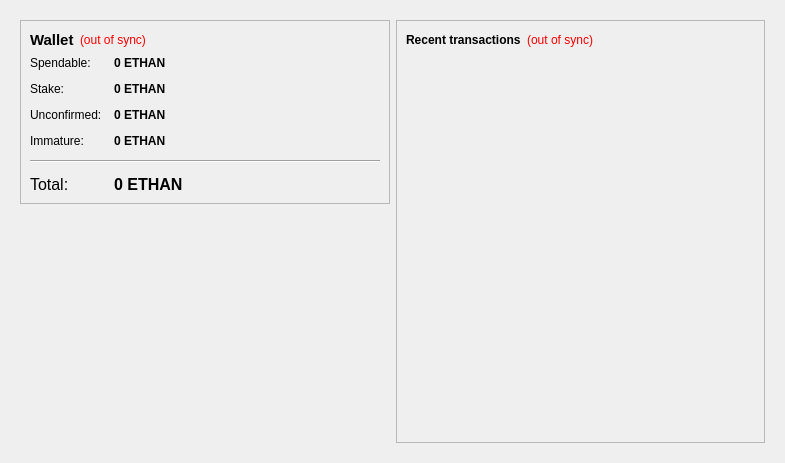
<?xml version="1.0" encoding="UTF-8"?>
<ui version="4.0">
 <class>OverviewPage</class>
 <widget class="QWidget" name="OverviewPage">
  <property name="geometry">
   <rect>
    <x>0</x>
    <y>0</y>
    <width>785</width>
    <height>463</height>
   </rect>
  </property>
  <property name="windowTitle">
   <string>Form</string>
  </property>
  <layout class="QHBoxLayout" name="horizontalLayout" stretch="0">
   <item>
    <widget class="QFrame" name="frameMain">
     <property name="frameShape">
      <enum>QFrame::NoFrame</enum>
     </property>
     <layout class="QHBoxLayout" name="horizontalLayout_3">
      <item>
       <layout class="QVBoxLayout" name="verticalLayout_2">
        <item>
         <widget class="QFrame" name="frame">
          <property name="frameShape">
           <enum>QFrame::StyledPanel</enum>
          </property>
          <property name="frameShadow">
           <enum>QFrame::Plain</enum>
          </property>
          <layout class="QVBoxLayout" name="verticalLayout_4">
           <item>
            <layout class="QHBoxLayout" name="horizontalLayout_4">
             <item>
              <widget class="QLabel" name="label_5">
               <property name="font">
                <font>
                 <pointsize>11</pointsize>
                 <weight>75</weight>
                 <bold>true</bold>
                </font>
               </property>
               <property name="text">
                <string>Wallet</string>
               </property>
              </widget>
             </item>
             <item>
              <widget class="QLabel" name="labelWalletStatus">
               <property name="toolTip">
                <string>The displayed information may be out of date. Your wallet automatically synchronizes with the Ethan network after a connection is established, but this process has not completed yet.</string>
               </property>
               <property name="styleSheet">
                <string notr="true">QLabel { color: red; }</string>
               </property>
               <property name="text">
                <string notr="true">(out of sync)</string>
               </property>
               <property name="alignment">
                <set>Qt::AlignLeading|Qt::AlignLeft|Qt::AlignVCenter</set>
               </property>
              </widget>
             </item>
             <item>
              <spacer name="horizontalSpacer_2">
               <property name="orientation">
                <enum>Qt::Horizontal</enum>
               </property>
               <property name="sizeHint" stdset="0">
                <size>
                 <width>40</width>
                 <height>20</height>
                </size>
               </property>
              </spacer>
             </item>
            </layout>
           </item>
           <item>
            <layout class="QFormLayout" name="formLayout_2">
             <property name="fieldGrowthPolicy">
              <enum>QFormLayout::AllNonFixedFieldsGrow</enum>
             </property>
             <property name="horizontalSpacing">
              <number>12</number>
             </property>
             <property name="verticalSpacing">
              <number>12</number>
             </property>
             <item row="0" column="0">
              <widget class="QLabel" name="label">
               <property name="text">
                <string>Spendable:</string>
               </property>
              </widget>
             </item>
             <item row="0" column="1">
              <widget class="QLabel" name="labelBalance">
               <property name="font">
                <font>
                 <weight>75</weight>
                 <bold>true</bold>
                </font>
               </property>
               <property name="cursor">
                <cursorShape>IBeamCursor</cursorShape>
               </property>
               <property name="toolTip">
                <string>Your current spendable balance</string>
               </property>
               <property name="text">
                <string notr="true">0 ETHAN</string>
               </property>
               <property name="textInteractionFlags">
                <set>Qt::LinksAccessibleByMouse|Qt::TextSelectableByKeyboard|Qt::TextSelectableByMouse</set>
               </property>
              </widget>
             </item>
             <item row="1" column="0">
              <widget class="QLabel" name="label_6">
               <property name="text">
                <string>Stake:</string>
               </property>
              </widget>
             </item>
             <item row="1" column="1">
              <widget class="QLabel" name="labelStake">
               <property name="font">
                <font>
                 <weight>75</weight>
                 <bold>true</bold>
                </font>
               </property>
               <property name="cursor">
                <cursorShape>IBeamCursor</cursorShape>
               </property>
               <property name="toolTip">
                <string>Total of coins that was staked, and do not yet count toward the current balance</string>
               </property>
               <property name="text">
                <string notr="true">0 ETHAN</string>
               </property>
               <property name="textInteractionFlags">
                <set>Qt::LinksAccessibleByMouse|Qt::TextSelectableByKeyboard|Qt::TextSelectableByMouse</set>
               </property>
              </widget>
             </item>
             <item row="2" column="0">
              <widget class="QLabel" name="label_3">
               <property name="text">
                <string>Unconfirmed:</string>
               </property>
              </widget>
             </item>
             <item row="2" column="1">
              <widget class="QLabel" name="labelUnconfirmed">
               <property name="font">
                <font>
                 <weight>75</weight>
                 <bold>true</bold>
                </font>
               </property>
               <property name="cursor">
                <cursorShape>IBeamCursor</cursorShape>
               </property>
               <property name="toolTip">
                <string>Total of transactions that have yet to be confirmed, and do not yet count toward the current balance</string>
               </property>
               <property name="text">
                <string notr="true">0 ETHAN</string>
               </property>
               <property name="textInteractionFlags">
                <set>Qt::LinksAccessibleByMouse|Qt::TextSelectableByKeyboard|Qt::TextSelectableByMouse</set>
               </property>
              </widget>
             </item>
             <item row="3" column="0">
              <widget class="QLabel" name="labelImmatureText">
               <property name="text">
                <string>Immature:</string>
               </property>
              </widget>
             </item>
             <item row="3" column="1">
              <widget class="QLabel" name="labelImmature">
               <property name="font">
                <font>
                 <weight>75</weight>
                 <bold>true</bold>
                </font>
               </property>
               <property name="toolTip">
                <string>Mined balance that has not yet matured</string>
               </property>
               <property name="text">
                <string notr="true">0 ETHAN</string>
               </property>
               <property name="textInteractionFlags">
                <set>Qt::LinksAccessibleByMouse|Qt::TextSelectableByKeyboard|Qt::TextSelectableByMouse</set>
               </property>
              </widget>
             </item>
             <item row="4" column="0" colspan="2">
              <widget class="Line" name="line">
               <property name="orientation">
                <enum>Qt::Horizontal</enum>
               </property>
              </widget>
             </item>
             <item row="5" column="0">
              <widget class="QLabel" name="labelTotalText">
               <property name="font">
                <font>
                 <pointsize>12</pointsize>
                </font>
               </property>
               <property name="text">
                <string>Total:</string>
               </property>
              </widget>
             </item>
             <item row="5" column="1">
              <widget class="QLabel" name="labelTotal">
               <property name="font">
                <font>
                 <pointsize>12</pointsize>
                 <weight>75</weight>
                 <bold>true</bold>
                </font>
               </property>
               <property name="cursor">
                <cursorShape>IBeamCursor</cursorShape>
               </property>
               <property name="toolTip">
                <string>Your current total balance</string>
               </property>
               <property name="text">
                <string notr="true">0 ETHAN</string>
               </property>
               <property name="textInteractionFlags">
                <set>Qt::LinksAccessibleByMouse|Qt::TextSelectableByKeyboard|Qt::TextSelectableByMouse</set>
               </property>
              </widget>
             </item>
            </layout>
           </item>
          </layout>
         </widget>
        </item>
        <item>
         <spacer name="verticalSpacer">
          <property name="orientation">
           <enum>Qt::Vertical</enum>
          </property>
          <property name="sizeHint" stdset="0">
           <size>
            <width>20</width>
            <height>40</height>
           </size>
          </property>
         </spacer>
        </item>
        <item>
         <widget class="QLabel" name="label_2">
          <property name="text">
           <string/>
          </property>
          <property name="pixmap">
           <pixmap>:/images/wallet</pixmap>
          </property>
         </widget>
        </item>
       </layout>
      </item>
      <item>
       <layout class="QVBoxLayout" name="verticalLayout_3">
        <item>
         <widget class="QFrame" name="frame_2">
          <property name="frameShape">
           <enum>QFrame::StyledPanel</enum>
          </property>
          <property name="frameShadow">
           <enum>QFrame::Plain</enum>
          </property>
          <layout class="QVBoxLayout" name="verticalLayout">
           <item>
            <layout class="QHBoxLayout" name="horizontalLayout_2">
             <item>
              <widget class="QLabel" name="label_4">
               <property name="text">
                <string>&lt;b&gt;Recent transactions&lt;/b&gt;</string>
               </property>
              </widget>
             </item>
             <item>
              <widget class="QLabel" name="labelTransactionsStatus">
               <property name="toolTip">
                <string>The displayed information may be out of date. Your wallet automatically synchronizes with the Ethan network after a connection is established, but this process has not completed yet.</string>
               </property>
               <property name="styleSheet">
                <string notr="true">QLabel { color: red; }</string>
               </property>
               <property name="text">
                <string notr="true">(out of sync)</string>
               </property>
               <property name="alignment">
                <set>Qt::AlignRight|Qt::AlignTrailing|Qt::AlignVCenter</set>
               </property>
              </widget>
             </item>
             <item>
              <spacer name="horizontalSpacer">
               <property name="orientation">
                <enum>Qt::Horizontal</enum>
               </property>
               <property name="sizeHint" stdset="0">
                <size>
                 <width>40</width>
                 <height>20</height>
                </size>
               </property>
              </spacer>
             </item>
            </layout>
           </item>
           <item>
            <widget class="QListView" name="listTransactions">
             <property name="styleSheet">
              <string notr="true">QListView { background: transparent; }</string>
             </property>
             <property name="frameShape">
              <enum>QFrame::NoFrame</enum>
             </property>
             <property name="verticalScrollBarPolicy">
              <enum>Qt::ScrollBarAlwaysOff</enum>
             </property>
             <property name="horizontalScrollBarPolicy">
              <enum>Qt::ScrollBarAlwaysOff</enum>
             </property>
             <property name="selectionMode">
              <enum>QAbstractItemView::NoSelection</enum>
             </property>
            </widget>
           </item>
          </layout>
         </widget>
        </item>
       </layout>
      </item>
     </layout>
    </widget>
   </item>
  </layout>
 </widget>
 <resources/>
 <connections/>
</ui>
